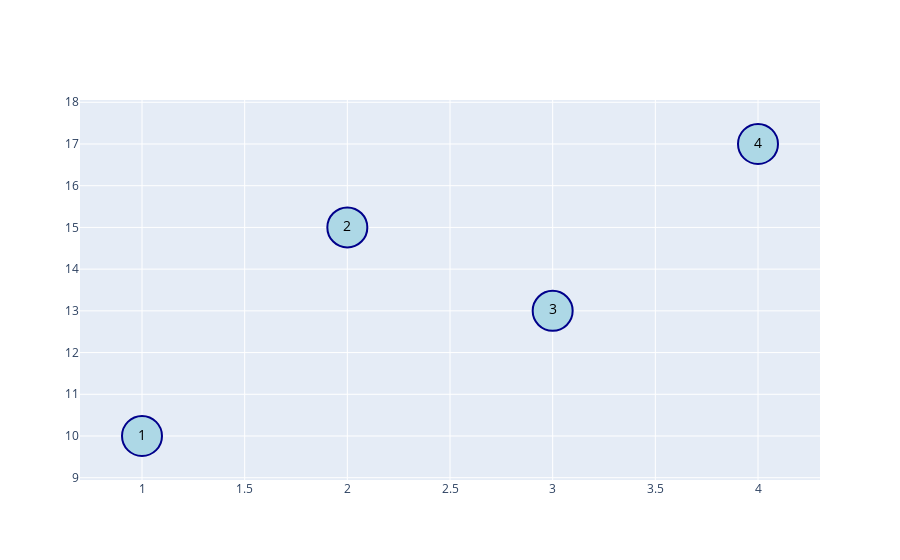

Notebook code cell kept with this figure:
### Code cell
import plotly.graph_objects as go

x = [1, 2, 3, 4]
y = [10, 15, 13, 17]
marker_labels = ["1", "2", "3", "4"]  # visible inside markers
hover_labels = ["A group", "B group", "C group", "D group"]  # shown on hover

fig = go.Figure(go.Scatter(
    x=x,
    y=y,
    mode='markers+text',
    text=marker_labels,
    textposition='middle center',
    hovertext=hover_labels,  # this is shown on hover
    hoverinfo='text',        # show only the hovertext
    marker=dict(
        size=40,
        color='lightblue',
        line=dict(width=2, color='darkblue')
    ),
    textfont=dict(
        color='black',
        size=14
    )
))

fig.show()

### Figure 1 — Plotly figure (JSON) as saved in the notebook; plotly's stock layout.template omitted (floating-point values rounded to 4 significant figures)
{"data": [{"hoverinfo": "text", "hovertext": ["A group", "B group", "C group", "D group"], "marker": {"color": "lightblue", "line": {"color": "darkblue", "width": 2}, "size": 40}, "mode": "markers+text", "text": ["1", "2", "3", "4"], "textfont": {"color": "black", "size": 14}, "textposition": "middle center", "type": "scatter", "x": [1, 2, 3, 4], "y": [10, 15, 13, 17]}], "layout": {"autosize": true, "xaxis": {"autorange": true, "range": [0.7863, 4.214], "type": "linear"}, "yaxis": {"autorange": true, "range": [7.875, 19.12], "type": "linear"}}}
